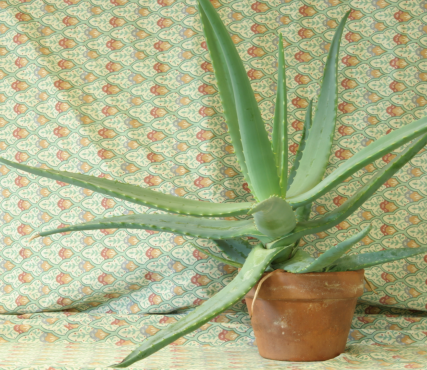
#> input picture stereo-vision/view0.png, 427 x 370 px
$ python stero_NCC.py
#> lines starting #> are read from the running program, lines starting #| are printed output that depends on the picture
import numpy as np
from PIL import Image
from tqdm import *

def stereo_match(left_img, right_img):
    # Load in both images. These are assumed to be RGBA 8bit per channel images
#> called with left_img = 'view0.png', right_img = 'view1.png'
    left_img = Image.open(left_img)
#> left_img is the input picture: PIL image 427x370 RGB; mean R, G, B 170.2, 176.3, 135.7
    left = np.asarray(left_img)
    right_img = Image.open(right_img)
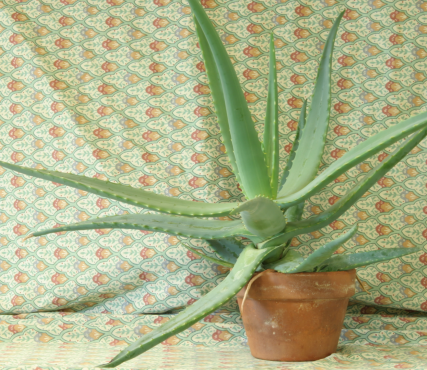
#> input picture stereo-vision/view1.png, 427 x 370 px
#> right_img is the input picture: PIL image 427x370 RGB; mean R, G, B 170.3, 176.3, 135.7
    right = np.asarray(right_img)

    # Initial squared differences
    w, h = left_img.size  # Assumes that both images are same size
#> w = 427; h = 370
    sd = np.empty((w, h), np.uint8)
    sd.shape = h, w

    # SSD support window (kernel)
    win_ssd = np.empty((w, h), np.uint16)
    win_ssd.shape = h, w

    # Depth (or disparity) map
    depth = np.empty((w, h), np.uint8)
    depth.shape = h, w

    # Minimum ssd difference between both images
    min_ssd = np.empty((w, h), np.uint16)
    min_ssd.shape = h, w
    for y in range(h):
        for x in range(w):
            min_ssd[y, x] = 65535  # Init to high value
#> min_ssd: shape (370, 427) uint16; every value is 65535

    max_offset = 100
    offset_adjust = 255 / max_offset  # used to brighten depth map

    # Create ranges now instead of per loop
    y_range = range(h)
    x_range = range(w)
    x_range_ssd = range(w)

    # u and v support window
    window_range = range(-3, 3)

    # Main loop....
    for offset in range(max_offset):
        # Create initial image of squared differences between left and right image at the current offset
        for y in tqdm(y_range):
            for x in x_range_ssd:
                if x - offset > 0:
                    diff = left[y, x, 0] * right[y, x - offset, 0]
                    sd[y, x] = diff

		# Create a sum of squared differences over a support window at this offset
        for y in tqdm(y_range):
            for x in x_range:
                prod_sd,sq_l,sq_r = 0,0,0
                for i in window_range:
                    for j in window_range:
                        # TODO: replace this expensive check by surrounding image with buffer / padding
                        if (-1 < y + i < h) and (-1 < x + j < w):
                            prod_sd += sd[y + i, x + j]
                            sq_l += left[y + i, x + j, 0]**2
                            sq_r += right[y + i, x - offset + j, 0]**2
                            sum_sd = prod_sd / ( sq_l * sq_r )**(0.5)

                # Store the sum in the window SSD image
                win_ssd[y, x] = sum_sd

        # Update the min ssd diff image with this new data
        for y in tqdm(y_range):
            for x in x_range:
                # Is this new windowed SSD pixel a better match?
                if win_ssd[y, x] < min_ssd[y, x]:
                    # If so, store it and add to the depth map
                    min_ssd[y, x] = win_ssd[y, x]
                    depth[y, x] = offset * offset_adjust

        print("Calculated offset ", offset)
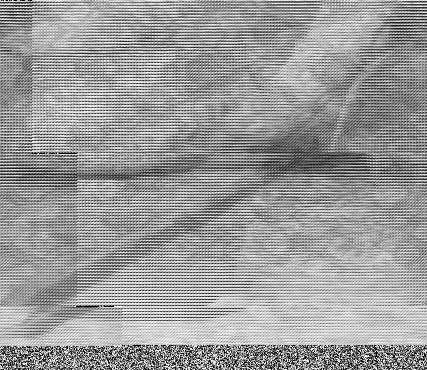
#> depth: shape (370, 427); min 0, max 255, mean 154.8
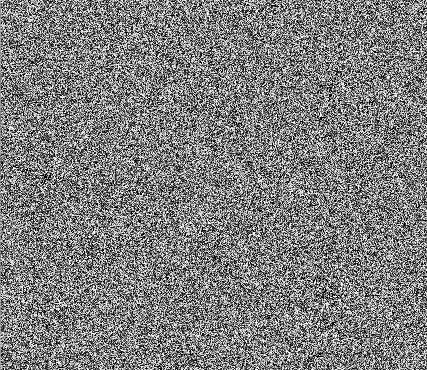
#> sd: shape (370, 427); min 0, max 255, mean 126.5
#> win_ssd: shape (370, 427) uint16; every value is 0

    # Convert to PIL and save it
    Image.fromarray(depth).save('depth_NCC.png')


if __name__ == '__main__':
    #stereo_match("bowling_small_l.png", "bowling_small_r.png")
#> (the run stopped early here; a loop or call above may not have finished)
